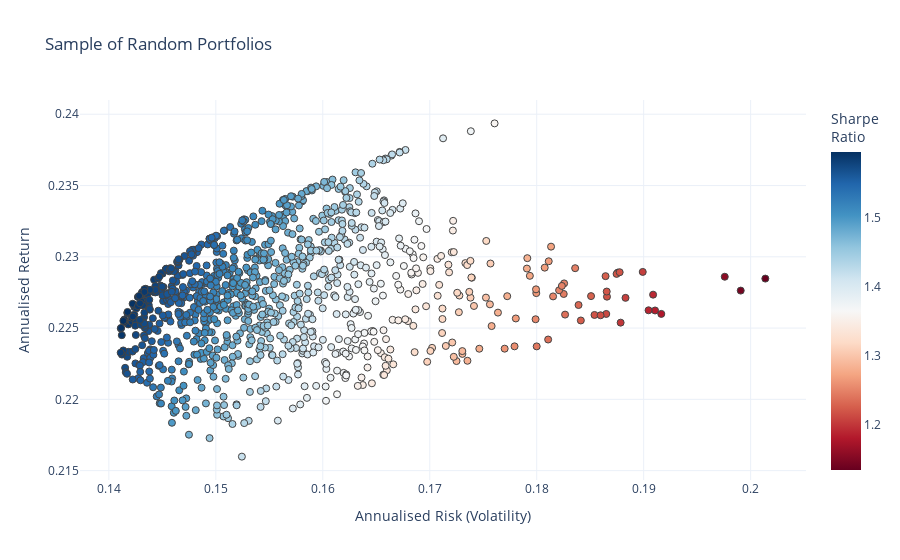

Notebook cell for this chart:
### Code cell
import plotly.graph_objects as go
#-- Plot the risk vs. return of randomly generated portfolios
#- Convert the list from before into an array for easy plotting
mean_variance_pairs1 = pd.DataFrame(data=mean_variance_pairs1)
mean_variance_pairs = np.array(mean_variance_pairs)
risk_free_rate=0 #-- Include risk free rate here for sharpe ratio
mean_variance_pairs
#-- Create Plot
fig = go.Figure()
fig.add_trace(go.Scatter(x=mean_variance_pairs[:,1]**0.5, 
                         y=mean_variance_pairs[:,0], 
                         text=mean_variance_pairs1.iloc[:,2] ,
                      #- Add color scale for sharpe ratio   
                      marker=dict(color=(mean_variance_pairs[:,0]-risk_free_rate)/(mean_variance_pairs[:,1]**0.5), 
                                  showscale=True, 
                                  size=7,
                                  line=dict(width=1),
                                  colorscale="RdBu",
                                  colorbar=dict(title="Sharpe<br>Ratio")
                                 ), 
                      mode='markers'))
#- Add title/labels
fig.update_layout(template='plotly_white',
                  xaxis=dict(title='Annualised Risk (Volatility)'),
                  yaxis=dict(title='Annualised Return'),
                  title='Sample of Random Portfolios',
                  coloraxis_colorbar=dict(title="Sharpe Ratio"))

### Figure 1 — Plotly figure (JSON) as saved in the notebook; plotly's stock layout.template omitted (floating-point values rounded to 4 significant figures; data arrays with more than 128 entries replaced by an {"elided": "..."} marker saying what was removed)
{"data": [{"marker": {"color": {"elided": "1000 float values"}, "colorbar": {"title": {"text": "Sharpe<br>Ratio"}}, "colorscale": [[0, "rgb(103,0,31)"], [0.1, "rgb(178,24,43)"], [0.2, "rgb(214,96,77)"], [0.3, "rgb(244,165,130)"], [0.4, "rgb(253,219,199)"], [0.5, "rgb(247,247,247)"], [0.6, "rgb(209,229,240)"], [0.7, "rgb(146,197,222)"], [0.8, "rgb(67,147,195)"], [0.9, "rgb(33,102,172)"], [1, "rgb(5,48,97)"]], "line": {"width": 1}, "showscale": true, "size": 7}, "mode": "markers", "text": {"elided": "1000 str values"}, "type": "scatter", "x": {"elided": "1000 float values"}, "y": {"elided": "1000 float values"}}], "layout": {"coloraxis": {"colorbar": {"title": {"text": "Sharpe Ratio"}}}, "title": {"text": "Sample of Random Portfolios"}, "xaxis": {"title": {"text": "Annualised Risk (Volatility)"}}, "yaxis": {"title": {"text": "Annualised Return"}}}}
